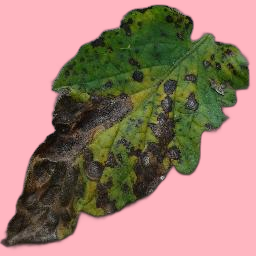
#> input picture final_v4/pink_background.png, 256 x 256 px, found by its file name
$ python spots.py
#> lines starting #> are read from the running program, lines starting #| are printed output that depends on the picture; after the words box and inside, x2 and y2 are one past the last pixel; in counts of white or black regions, pixels touching at a corner belong together; long printed decimals are rounded
import cv2
import numpy as np
from matplotlib import pyplot as plt

# [73 lines of commented-out code are left out]

image = cv2.imread("final_v4/pink_background.png")
#> image is the input picture: shape (256, 256, 3); mean B, G, R 117.1, 129.2, 161.3
# Convert the image to HSV
hsv = cv2.cvtColor(image, cv2.COLOR_BGR2HSV)
#> hsv: shape (256, 256, 3); mean H, S, V 106, 98.2, 167.4

# Define the HSV ranges for colors to be changed to red
# Dark and Light Brown (HSV range for brown shades)
lower_brown = np.array([10, 30, 30])
upper_brown = np.array([25, 255, 200])

# Dark and Light Black (HSV range for black shades - low saturation and low value)
lower_black = np.array([0, 0, 0])
upper_black = np.array([180, 255, 50])

# Orange (HSV range for orange shades)
lower_orange = np.array([5, 50, 50])
upper_orange = np.array([20, 255, 255])

# White (HSV range for white shades - high value and low saturation)
lower_white = np.array([0, 0, 200])
upper_white = np.array([180, 40, 255])

# Create masks for the specified color ranges
mask_brown = cv2.inRange(hsv, lower_brown, upper_brown)
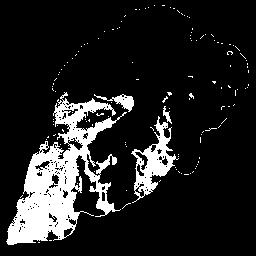
#> mask_brown: shape (256, 256); 13.5% white; 130 white regions (126 under 20 px), largest, box (x1, y1, x2, y2) and area: (6, 92, 127, 245) 6874, (131, 116, 179, 203) 1349, (94, 94, 134, 112) 240, (163, 106, 172, 124) 62
mask_black = cv2.inRange(hsv, lower_black, upper_black)
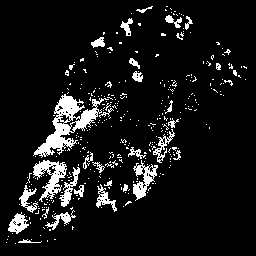
#> mask_black: shape (256, 256); 8.9% white; 357 white regions (326 under 20 px), largest, box (x1, y1, x2, y2) and area: (33, 94, 109, 158) 1479, (33, 160, 67, 202) 615, (133, 160, 158, 201) 432
mask_orange = cv2.inRange(hsv, lower_orange, upper_orange)
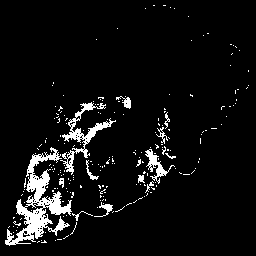
#> mask_orange: shape (256, 256); 6.3% white; 212 white regions (199 under 20 px), largest, box (x1, y1, x2, y2) and area: (5, 147, 72, 246) 2060, (60, 102, 116, 175) 801, (145, 149, 175, 184) 286
mask_white = cv2.inRange(hsv, lower_white, upper_white)
#> mask_white: shape (256, 256); every value is 0

# Combine all masks (for brown, black, orange, white)
mask_all_colors = cv2.bitwise_or(mask_brown, mask_black)
#> mask_all_colors: shape (256, 256); 18% white; 224 white regions (209 under 20 px), largest, box (x1, y1, x2, y2) and area: (6, 92, 134, 245) 8616, (122, 100, 181, 209) 1835, (119, 18, 133, 36) 107
mask_all_colors = cv2.bitwise_or(mask_all_colors, mask_orange)
#> mask_all_colors: shape (256, 256); 18.4% white; 215 white regions (201 under 20 px), largest, box (x1, y1, x2, y2) and area: (5, 92, 181, 246) 10688, (119, 18, 133, 36) 107, (165, 15, 182, 28) 98
mask_all_colors = cv2.bitwise_or(mask_all_colors, mask_white)

# Create a red color image for highlighting
red_color = np.array([0, 0, 255], dtype=np.uint8)  # Red color in BGR format

# Convert the image to RGB to match the expected output
image_rgb = cv2.cvtColor(image, cv2.COLOR_BGR2RGB)

# Change the selected colors to red
highlighted_image = np.copy(image_rgb)
highlighted_image[mask_all_colors > 0] = red_color
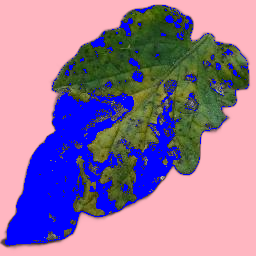
#> highlighted_image: shape (256, 256, 3); mean R, G, B 150.7, 119.8, 157.1

# Save and display the result
cv2.imwrite("final_v3/images/highlighted_leaf_spots.png", cv2.cvtColor(highlighted_image, cv2.COLOR_RGB2BGR))  # Save as BGR for OpenCV
# cv2.imshow("Highlighted Leaf", highlighted_image)
# cv2.waitKey(0)
# cv2.destroyAllWindows()

image = cv2.cvtColor(image, cv2.COLOR_BGR2HSV)

# Convert the image to HSV
hsv = cv2.cvtColor(image, cv2.COLOR_BGR2HSV)
#> hsv: shape (256, 256, 3); mean H, S, V 104.3, 186.4, 194

# Define the range for blue color in HSV
lower_blue = np.array([85, 50, 50])   # Lower bound for blue color
upper_blue = np.array([130, 255, 255])  # Upper bound for blue color

# Create a mask for the blue pixels
blue_mask = cv2.inRange(hsv, lower_blue, upper_blue)
#> blue_mask: shape (256, 256); 0.64% white in thin lines or dots, all inside (x1, y1, x2, y2) = (4, 9, 231, 246)

# Create a red color image (BGR format)
red_color = np.array([0, 0, 255], dtype=np.uint8)  # Red in BGR format

# Copy the original image to preserve other regions
highlighted_image = np.copy(image)

# Apply the red color to the masked blue regions
highlighted_image[blue_mask > 0] = red_color  # Replace blue pixels with red
#> highlighted_image: shape (256, 256, 3); mean H, S, V 105, 98, 168.8

# Save and display the result
cv2.imwrite("final_v3/images/highlighted_blue_pixels.png", blue_mask)


# Load the image
image_path = 'final_v3/images/highlighted_leaf_spots.png'  # Replace with your image path
image = cv2.imread(image_path)

# Convert the image to HSV color space for more precise color filtering
hsv = cv2.cvtColor(image, cv2.COLOR_BGR2HSV)
#> hsv: shape (256, 256, 3); mean H, S, V 124, 126.4, 203.5

# Define the blue color range in HSV space
lower_blue = np.array([100, 150, 50])   # Lower bound for blue
upper_blue = np.array([140, 255, 255])  # Upper bound for blue

# Create a mask based on the blue color range
mask_blue = cv2.inRange(hsv, lower_blue, upper_blue)

# Bitwise-AND the mask with the original image to extract only the blue regions
blue_regions = cv2.bitwise_and(image, image, mask=mask_blue)
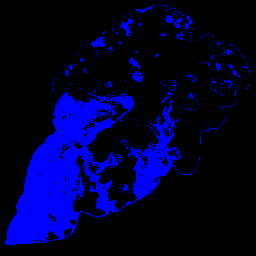
#> blue_regions: shape (256, 256, 3); mean B, G, R 46.9, 0, 0

# # Display the original image and the blue regions
# cv2.imshow("Original Image", image)
# cv2.imshow("Blue Regions", blue_regions)

# Save the result if needed
cv2.imwrite("final_v3/images/blue_regions.png", blue_regions)

# Convert image to RGB array
image_array = np.array(blue_regions)

# Define the target RGB value
target_rgb = (255, 0, 0)

# Count the number of pixels that match the target color
matching_pixels = np.sum(np.all(image_array == target_rgb, axis=-1))
#> matching_pixels = 12051

print(f"matching_pixels: {matching_pixels}")
#| matching_pixels: 12051

# Save it in a readable text format
output_path = 'final_v3/image_array_readable.txt'
np.savetxt(output_path, image_array.reshape(-1, image_array.shape[-1]), fmt='%d', delimiter=", ", header="R, G, B")


image_with_pink_background = cv2.imread("final_v2/test/Tomato_early_blight.JPG")
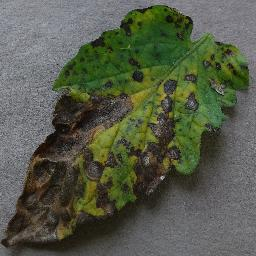
#> input picture final_v2/test/Tomato_early_blight.JPG, 256 x 256 px, found by its file name
#> image_with_pink_background is the input picture: shape (256, 256, 3); mean B, G, R 73.6, 91, 85.8

hsv = cv2.cvtColor(image_with_pink_background, cv2.COLOR_BGR2HSV)
#> hsv: shape (256, 256, 3); mean H, S, V 64.2, 73, 94.3

# Convert the specific BGR pink color (255, 182, 193) to HSV
pink_bgr = np.uint8([[[255, 182, 193]]])  # BGR color
pink_hsv = cv2.cvtColor(pink_bgr, cv2.COLOR_BGR2HSV)[0][0]

# Define a narrow range around the HSV value of pink
lower_pink = np.array([pink_hsv[0] - 10, 50, 50])   # Adjust as needed for tolerance
upper_pink = np.array([pink_hsv[0] + 10, 255, 255])

# Create a mask based on this specific pink color range
mask_pink = cv2.inRange(hsv, lower_pink, upper_pink)
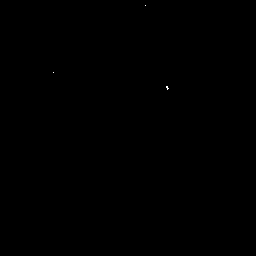
#> mask_pink: shape (256, 256); 0.01% white in thin lines or dots, all inside (x1, y1, x2, y2) = (53, 5, 169, 90)

# Perform morphological operations to remove noise and fill gaps
kernel = np.ones((5, 5), np.uint8)
mask_cleaned = cv2.morphologyEx(mask_pink, cv2.MORPH_CLOSE, kernel)
mask_cleaned = cv2.morphologyEx(mask_cleaned, cv2.MORPH_OPEN, kernel)

# # Invert the mask to capture everything except the pink area
# mask_background = cv2.bitwise_not(mask_cleaned)

# Save the mask_background as a PNG image with the same size as the original image
cv2.imwrite("final_v3/images/mask_cleaned.png", mask_cleaned)


# blue = cv2.bitwise_or(pink_region, blue_regions)
# cv2.imwrite("final_v2/images/blue.png", blue)

# # Perform morphological operations to remove noise and fill gaps
# kernel = np.ones((5, 5), np.uint8)
# mask_cleaned = cv2.morphologyEx(mask_pink, cv2.MORPH_CLOSE, kernel)
# mask_cleaned = cv2.morphologyEx(mask_cleaned, cv2.MORPH_OPEN, kernel)

# # # Invert the mask to capture everything except the pink area
# # mask_background = cv2.bitwise_not(mask_cleaned)

# # Save the mask_background as a PNG image with the same size as the original image
# cv2.imwrite("final_v2/images/mask_cleaned.png", mask_cleaned)


# # Resize masks to match the shape of the blue_regions image
# mask_cleaned_resized = cv2.resize(mask_cleaned, (blue_regions.shape[1], blue_regions.shape[0]))
# # blue_mask_resized = cv2.resize(blue_mask, (blue_regions.shape[1], blue_regions.shape[0]))

# # Perform bitwise AND operation with resized masks
# blue_spots = cv2.bitwise_and(blue_regions, mask_cleaned_resized)
# cv2.imwrite("final_v2/images/blue_spots.png", blue_spots)


mask_cleaned_expanded = cv2.merge([mask_cleaned, mask_cleaned, mask_cleaned])
#> mask_cleaned_expanded: shape (256, 256, 3); every value is 0
blue_mask_expanded = cv2.merge([blue_mask, blue_mask, blue_mask])

# Apply the bitwise operation with the expanded mask
blue_spots = cv2.bitwise_xor(blue_regions, mask_cleaned_expanded)

# If using just `mask_cleaned`, apply like this:
#blue_spots = cv2.bitwise_and(blue_regions, mask_cleaned_expanded)
cv2.imwrite("final_v3/images/blue_spots.png", blue_spots)

total_pixels = blue_spots.size
#> total_pixels = 196608
# [15 lines of commented-out code are left out]
image = blue_spots
height, width = image.shape[:2]
#> height = 256; width = 256
image_array = np.array(image)

# Calculate the total number of pixels
total_pixels = height * width
#> total_pixels = 65536

# [25 lines of commented-out code are left out]

num_blue_pixels = np.sum(np.all(image_array == (255, 0, 0), axis=-1))
#> num_blue_pixels = 12051
num_black_pixels = np.sum(np.all(image_array == (0, 0, 0), axis=-1))
#> num_black_pixels = 53485
# num_white_pixels = np.sum(np.all(image_array == (0, 0, 0), axis=-1))

print("Total Number of pixels:", total_pixels)
#| Total Number of pixels: 65536
print("Number of blue pixels:", num_blue_pixels)
#| Number of blue pixels: 12051
# print("Number of white pixels:", num_white_pixels)
print("Number of black pixels:", num_black_pixels)
#| Number of black pixels: 53485


score = (num_blue_pixels / num_black_pixels) * 100
#> score = 22.53

print("disease affected score: ", score)
#| disease affected score:  22.532
